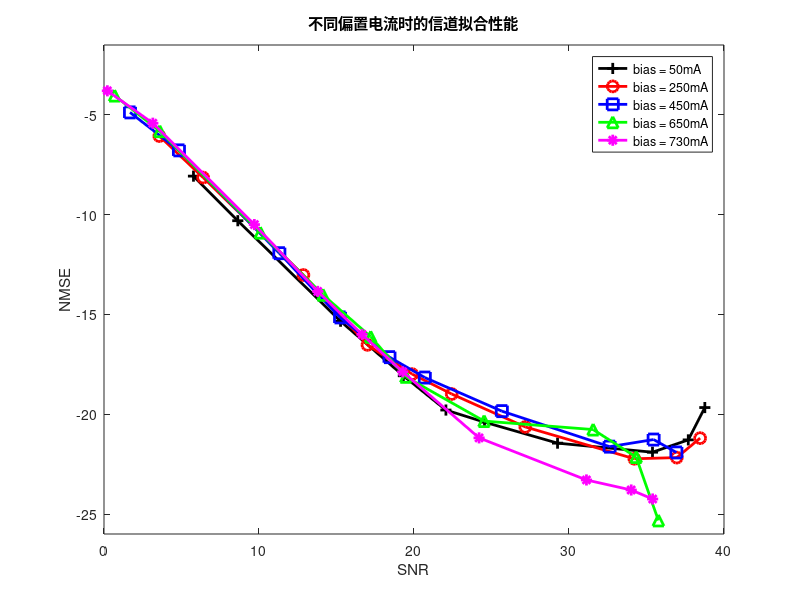

Source code (MATLAB):
clear
close all
% layers = [
%     imageInputLayer([28 28 1],'Name','input')
%     
%     convolution2dLayer(5,16,'Padding','same','Name','conv_1')
%     batchNormalizationLayer('Name','BN_1')
%     reluLayer('Name','relu_1')
%     
%     convolution2dLayer(3,32,'Padding','same','Stride',2,'Name','conv_2')
%     batchNormalizationLayer('Name','BN_2')
%     reluLayer('Name','relu_2')
%     convolution2dLayer(3,32,'Padding','same','Name','conv_3')
%     batchNormalizationLayer('Name','BN_3')
%     reluLayer('Name','relu_3')
%     
%     additionLayer(2,'Name','add')
%     
%     averagePooling2dLayer(2,'Stride',2,'Name','avpool')
%     fullyConnectedLayer(10,'Name','fc')
%     softmaxLayer('Name','softmax')
%     classificationLayer('Name','classOutput')];
% lgraph = layerGraph(layers);
% 
% skipConv = convolution2dLayer(1,32,'Stride',2,'Name','skipConv');
% lgraph = addLayers(lgraph,skipConv);
% lgraph = connectLayers(lgraph,'relu_1','skipConv');
% lgraph = connectLayers(lgraph,'skipConv','add/in2');
% figure
% plot(lgraph);

snr_5=[5.772437	8.631669	15.262309	19.314387	22.059148	24.548482	29.261113	35.386892	37.694872	38.76328];
snr_25=[3.569465	6.394834	12.865074	16.997767	19.881711	22.432959	27.179607	34.216753	36.950297	38.460093];
snr_45 = [1.676935	4.834928	11.314311	15.229514	18.419383	20.697199	25.667021	32.620154	35.460106	36.92877];
snr_65 = [0.686499	3.598261	10.085992	14.129606	17.206815	19.475128	24.521041	31.555595	34.332083	35.766314];
snr_73 = [0.218393	3.150669	9.699638	13.79098	16.648389	19.271752	24.198605	31.126211	34.01312	35.396533];

nmse_5 = [-8.069465	-10.303716	-15.339474	-18.073015	-19.789446	-20.395456	-21.447775	-21.902035	-21.284674	-19.664808];
nmse_25 = [-6.062476	-8.14185	-13.023319	-16.524574	-17.989582	-18.986422	-20.635044	-22.23106	-22.171865	-21.197046];
nmse_45 = [-4.877201	-6.779188	-11.930966	-15.148913	-17.140079	-18.161438	-19.844313	-21.623846	-21.267969	-21.915041];
nmse_65 = [-4.034187	-5.818727	-10.901716	-14.015452	-16.11978	-18.12504	-20.342161	-20.766941	-22.144562	-25.32];
nmse_73 = [-3.795619	-5.418969	-10.497126	-13.845817	-15.99898	-17.875875	-21.183714	-23.29291	-23.794937	-24.24688];

plot(snr_5,nmse_5,'k+-', 'Linewidth', 2, 'MarkerSize', 8)
hold on
plot(snr_25,nmse_25,'ro-', 'Linewidth', 2, 'MarkerSize', 8)
plot(snr_45,nmse_45,'bs-', 'Linewidth', 2, 'MarkerSize', 8)
plot(snr_65,nmse_65,'g^-', 'Linewidth', 2, 'MarkerSize', 8)
plot(snr_73,nmse_73,'m*-', 'Linewidth', 2, 'MarkerSize', 8)
legend('bias = 50mA','bias = 250mA','bias = 450mA','bias = 650mA','bias = 730mA');
xlabel("SNR")
ylabel("NMSE")
ylim([-26 -1.5])
title("不同偏置电流时的信道拟合性能")

